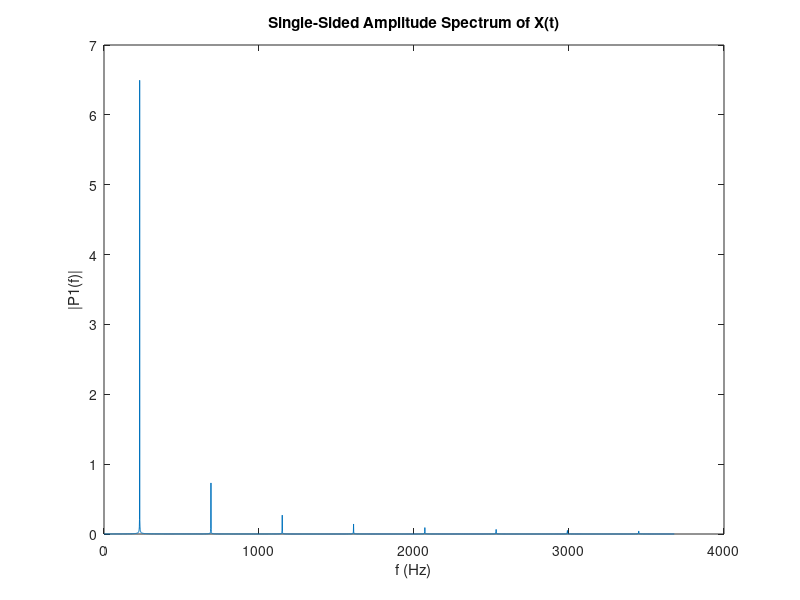

Write the MATLAB code that produced this figure.
wave = csvread("sine.csv");
t = wave(:,1);
X = wave(:,2);
Fs = length(t);
T = 1/Fs;
L = length(t);

Y = fft(X);
P2 = abs(Y/L);
P1 = P2(1:L/2+1);
P1(2:end-1) = 2*P1(2:end-1);
f = Fs*(0:(L/2))/L;
plot(f,P1) 
hold on
title('Single-Sided Amplitude Spectrum of X(t)')
xlabel('f (Hz)')
ylabel('|P1(f)|')

